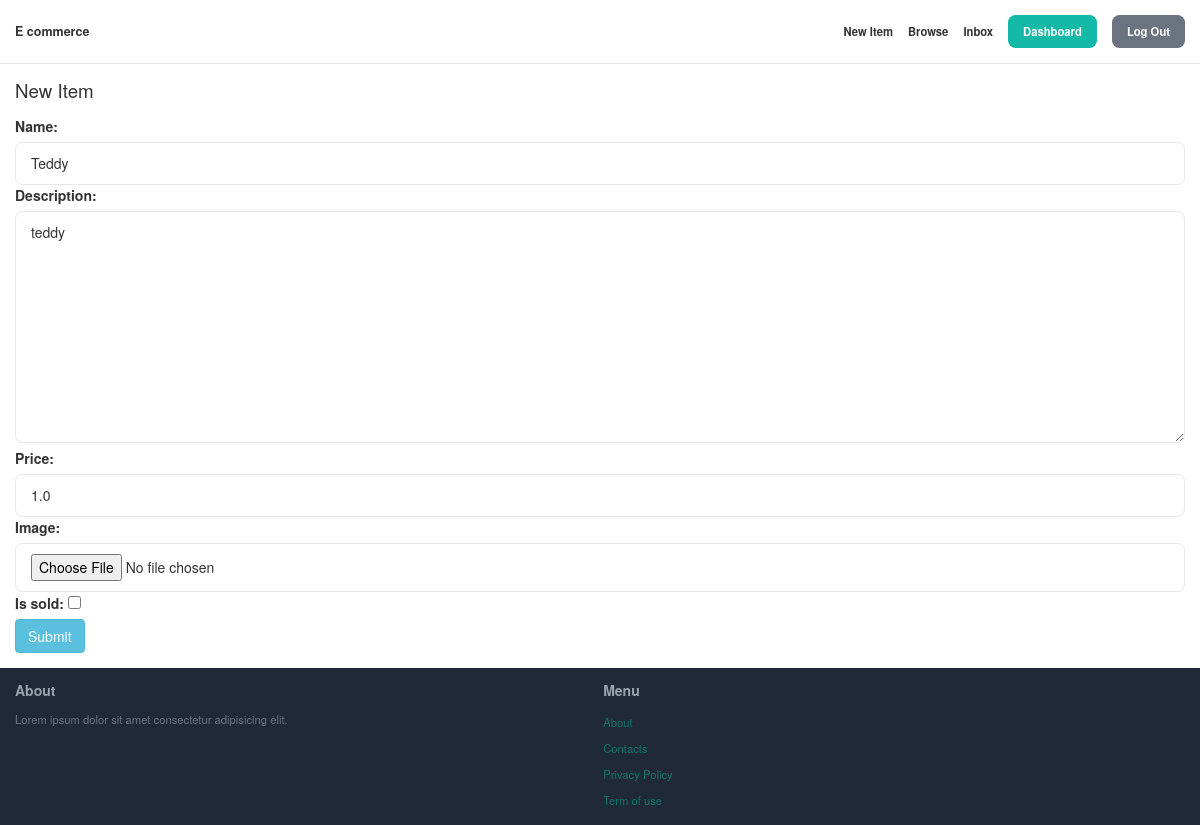
/1/edit/ (signed in), run on the app's committed database.
### app/models.py (models this page shows, shortened)
class Item(models.Model):
    category = models.ForeignKey(Category, on_delete=models.CASCADE)
    name = models.CharField(max_length=255)
    description = models.TextField(blank=True, null=True)
    price = models.FloatField()
    is_sold = models.BooleanField(default=False)
    image = models.ImageField(upload_to='', blank=True, null=True)
    created_by = models.ForeignKey(User, related_name='items', on_delete=models.CASCADE)
    created_at = models.DateTimeField(auto_now_add=True)

### app/views.py (the view)
# urls.py: path('<int:pk>/edit/', views.edit, name='edit'),
@login_required
def edit(request, pk):
    item  = get_object_or_404(Item, pk=pk, created_by=request.user)
    if request.method == 'POST':
        form = EditItemForm(request.POST, request.FILES, instance=item)
        if form.is_valid():
            item = form.save(commit=False)
            item.created_by = request.user
            item.save()
            return redirect('detail', pk=item.id)
    else:
        form  = EditItemForm(instance=item)
    return render(request, 'app/form.html', {'form': form})

### app/forms.py
class EditItemForm(forms.ModelForm):
    class Meta:
        model = Item
        fields = ('name', 'description', 'price', 'image', 'is_sold')
        widgets = {
            'name': forms.TextInput(attrs={
                'class': 'w-full py-4 px-6 rounded-xl border'
            }),
            'description': forms.Textarea(attrs={
                'class': 'w-full py-4 px-6 rounded-xl border'
            }),
            'price': forms.TextInput(attrs={
                'class': 'w-full py-4 px-6 rounded-xl border'
            }),
            'image': forms.FileInput(attrs={
                'class': 'w-full py-4 px-6 rounded-xl border'
            }),
        }

### app/templates/app/form.html (shortened to what this page needs)
{% extends 'base.html' %}
{% block content %}
<h1 class="mb-6 text-3xl"> New Item</h1>
<form action="." method="post" enctype="multipart/form-data">
    <div class="spave-y-4">
        {{form.as_p}}
    </div>
    <button type="submit" class="btn btn-info">
                    Submit
    </button>
</form>
{% endblock %}

### data on the page
Item: name "Teddy", description "teddy", price "1.0"
